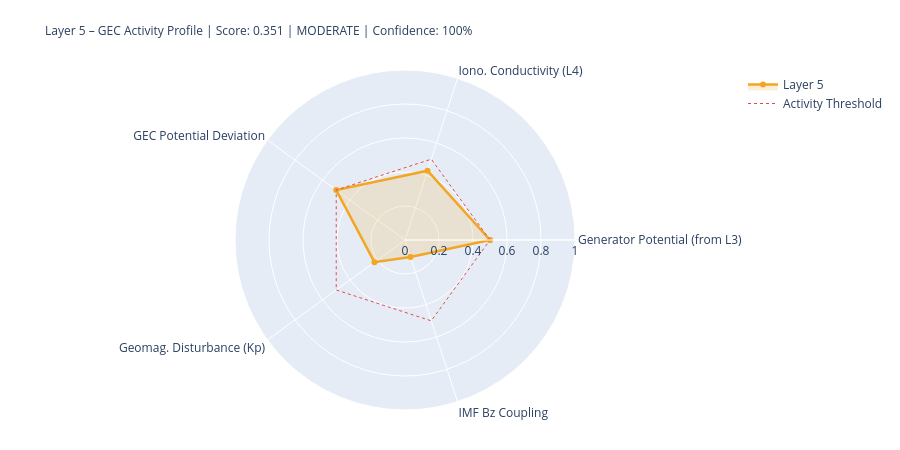

The notebook cell this image was saved under:
### Markdown cell above
---
## 5. State Assessment & Handoff to Layer 6

### Code cell
# ============================================================
# LAYER-5-SCORE
# ============================================================

# Components
# 1) Generator activity (Layer-3-driven)
gen_score = norm(generator_strength, 0.3, 2.0)
gen_src   = 'from_layer3' if l3_thunder_score is not None else 'estimated'

# 2) Ionospheric conductivity (Layer-4-driven)
iono_score = norm(iono_cond_factor, 0.7, 1.4)
iono_src   = 'from_layer4' if l4_ioniz is not None else 'estimated'

# 3) GEC potential deviation from reference
pot_score = norm(abs(delta_V_pct), 0, 30)  # 0 = at reference, 1 = 30% deviation
pot_src   = 'derived'

# 4) Geomagnetic disturbance (Kp) – modulates vertical currents
kp_score = norm(kp_val, 0, 9)
kp_src   = 'primary' if kp_now is not None else 'from_layer4'

# 5) IMF Bz coupling (southward = stronger M-I coupling → GEC influence)
bz_score = norm(-(bz_now or 0), -5, 30) if bz_now is not None else None
bz_src   = 'primary' if bz_now is not None else 'missing'

COMPONENTS = {
    'Generator Potential (from L3)':  {'score': gen_score,   'source': 'derived_from_layer3', 'dynamic': True},
    'Iono. Conductivity (L4)':      {'score': iono_score,  'source': iono_src, 'dynamic': True},
    'GEC Potential Deviation':      {'score': pot_score,   'source': pot_src,  'dynamic': True},
    'Geomag. Disturbance (Kp)':         {'score': kp_score,    'source': kp_src,   'dynamic': True},
    'IMF Bz Coupling':               {'score': bz_score,    'source': bz_src,   'dynamic': True},
}

available   = {k: v['score'] for k, v in COMPONENTS.items() if v['score'] is not None}
unavailable = [k for k, v in COMPONENTS.items() if v['score'] is None]
layer5_score = round(sum(available.values()) / len(available), 4) if available else None
confidence   = round(len(available) / len(COMPONENTS), 2)
level = ('unknown' if layer5_score is None
         else 'quiet'   if layer5_score < 0.3
         else 'moderate' if layer5_score < 0.6
         else 'active')
dominant_l5 = max(available, key=available.get) if available else 'none'

# Kp consistency: separate 1-min raw value from score value
kp_1m_raw   = kp_now          # directly from API (can be 0.0 during live measurement)
kp_for_score = kp_val          # from Layer-0 context or estimated value if needed
kp_score_src = kp_src

W = 68
print('=' * W)
print('LAYER 5 – GLOBAL ELECTRIC CIRCUIT – STATE ASSESSMENT')
print('=' * W)
for name, comp in COMPONENTS.items():
    s = comp['score']
    if s is not None:
        bar = '█' * int(s*20) + '░' * (20-int(s*20))
        print(f'  {name:<34} {bar}  {s:.3f}  [{comp["source"]}]')
    else:
        print(f'  {name:<34} {"─"*20}  n/a   [missing]')
print('-' * W)
print(f'  Score:         {layer5_score:.3f}  ({len(available)}/{len(COMPONENTS)} components)')
print(f'  Confidence:    {confidence:.0%}')
print(f'  Level:         {level.upper()}')
print(f'  Dominant:      {dominant_l5}')
print(f'  V_iono:        {V_iono_mod:.1f} kV  (Δ {delta_V_pct:+.1f}% vs. Ref)')
print(f'  I_total:       {I_total_mod:.1f} A   (Δ {delta_I_pct:+.1f}% vs. Ref)')
print('=' * W)

# Radar
cats   = list(available.keys())
vals_r = list(available.values())
if len(cats) >= 3:
    fig = go.Figure()
    fig.add_trace(go.Scatterpolar(
        r=vals_r + [vals_r[0]], theta=cats + [cats[0]],
        fill='toself', fillcolor='rgba(242,166,35,0.18)',
        line=dict(color='#F2A623', width=2.5), name='Layer 5'
    ))
    fig.add_trace(go.Scatterpolar(
        r=[0.5]*(len(cats)+1), theta=cats+[cats[0]],
        line=dict(color='#E24B4A', dash='dot', width=1),
        mode='lines', name='Activity Threshold'
    ))
    fig.update_layout(
        title=dict(
            text=f'Layer 5 – GEC Activity Profile | Score: {layer5_score:.3f} | {level.upper()} | Confidence: {confidence:.0%}',
            font=dict(size=12)
        ),
        polar=dict(radialaxis=dict(visible=True, range=[0,1])),
        height=450, showlegend=True,
        margin=dict(l=80, r=80, t=70, b=40)
    )
    fig.show()

### Figure 1 — Plotly figure (JSON) as saved in the notebook; plotly's stock layout.template omitted (floating-point values rounded to 4 significant figures)
{"data": [{"fill": "toself", "fillcolor": "rgba(242,166,35,0.18)", "line": {"color": "#F2A623", "width": 2.5}, "name": "Layer 5", "r": [0.5, 0.4287, 0.5, 0.2222, 0.1046, 0.5], "theta": ["Generator Potential (from L3)", "Iono. Conductivity (L4)", "GEC Potential Deviation", "Geomag. Disturbance (Kp)", "IMF Bz Coupling", "Generator Potential (from L3)"], "type": "scatterpolar"}, {"line": {"color": "#E24B4A", "dash": "dot", "width": 1}, "mode": "lines", "name": "Activity Threshold", "r": [0.5, 0.5, 0.5, 0.5, 0.5, 0.5], "theta": ["Generator Potential (from L3)", "Iono. Conductivity (L4)", "GEC Potential Deviation", "Geomag. Disturbance (Kp)", "IMF Bz Coupling", "Generator Potential (from L3)"], "type": "scatterpolar"}], "layout": {"height": 450, "margin": {"b": 40, "l": 80, "r": 80, "t": 70}, "polar": {"radialaxis": {"range": [0, 1], "visible": true}}, "showlegend": true, "title": {"font": {"size": 12}, "text": "Layer 5 – GEC Activity Profile | Score: 0.351 | MODERATE | Confidence: 100%"}}}
